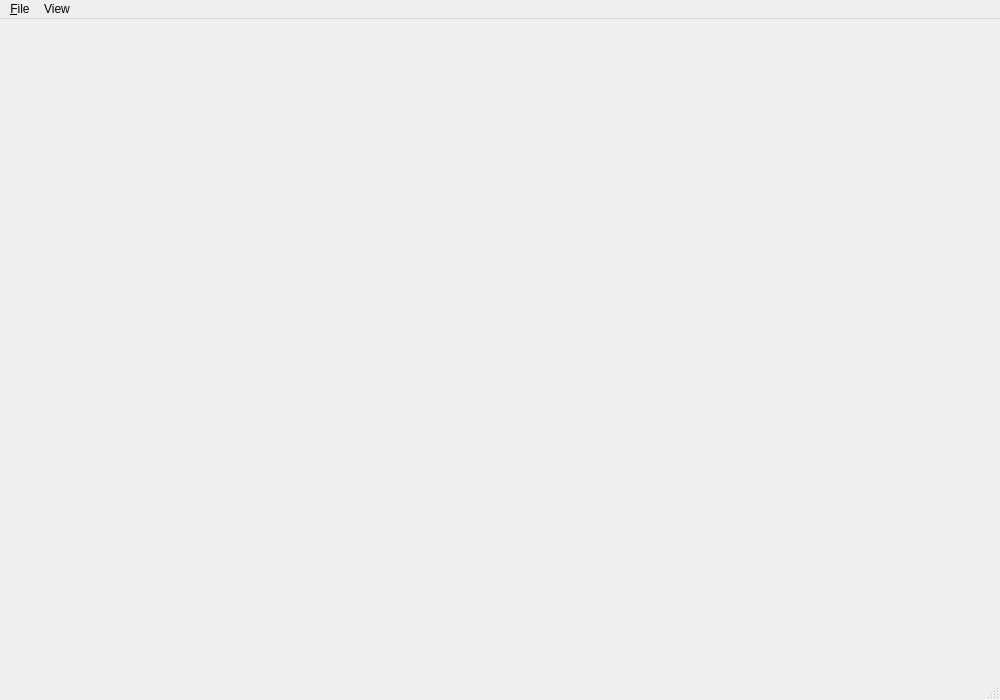
<?xml version="1.0" encoding="UTF-8"?>
<ui version="4.0">
 <class>ViewerGuiClass</class>
 <widget class="QMainWindow" name="ViewerGuiClass">
  <property name="geometry">
   <rect>
    <x>0</x>
    <y>0</y>
    <width>1000</width>
    <height>700</height>
   </rect>
  </property>
  <property name="windowTitle">
   <string>Octomap Viewer</string>
  </property>
  <widget class="QWidget" name="centralwidget"/>
  <widget class="QMenuBar" name="menubar">
   <property name="geometry">
    <rect>
     <x>0</x>
     <y>0</y>
     <width>1000</width>
     <height>22</height>
    </rect>
   </property>
   <widget class="QMenu" name="menu_File">
    <property name="title">
     <string>&amp;File</string>
    </property>
    <widget class="QMenu" name="menuShow">
     <property name="title">
      <string>Show</string>
     </property>
    </widget>
    <addaction name="actionOpen_file"/>
    <addaction name="actionOpen_graph_incremental"/>
    <addaction name="separator"/>
    <addaction name="actionSave_file"/>
    <addaction name="actionExport_view"/>
    <addaction name="actionExport_sequence"/>
    <addaction name="separator"/>
    <addaction name="actionConvert_ml_tree"/>
    <addaction name="actionPrune_tree"/>
    <addaction name="actionExpand_tree"/>
    <addaction name="actionReload_Octree"/>
    <addaction name="separator"/>
    <addaction name="menuShow"/>
    <addaction name="actionSettings"/>
    <addaction name="actionHelp"/>
    <addaction name="actionExit"/>
   </widget>
   <widget class="QMenu" name="menuView">
    <property name="title">
     <string>View</string>
    </property>
    <widget class="QMenu" name="menuView_mode">
     <property name="title">
      <string>View Mode</string>
     </property>
     <addaction name="actionHeight_map"/>
     <addaction name="actionPrintout_mode"/>
    </widget>
    <addaction name="actionPointcloud"/>
    <addaction name="actionOctree_cells"/>
    <addaction name="actionFree"/>
    <addaction name="actionSelected"/>
    <addaction name="actionOctree_structure"/>
    <addaction name="actionTrajectory"/>
    <addaction name="actionAxes"/>
    <addaction name="actionHideBackground"/>
    <addaction name="actionClear"/>
    <addaction name="separator"/>
    <addaction name="actionReset_view"/>
    <addaction name="actionStore_camera"/>
    <addaction name="actionRestore_camera"/>
    <addaction name="separator"/>
    <addaction name="menuView_mode"/>
   </widget>
   <addaction name="menu_File"/>
   <addaction name="menuView"/>
  </widget>
  <widget class="QStatusBar" name="statusbar"/>
  <action name="actionOpen_file">
   <property name="icon">
    <iconset resource="icons.qrc">
     <normaloff>:/icons/document-open.png</normaloff>:/icons/document-open.png</iconset>
   </property>
   <property name="text">
    <string>Open file...</string>
   </property>
   <property name="toolTip">
    <string>Open file</string>
   </property>
  </action>
  <action name="actionSave_file">
   <property name="icon">
    <iconset resource="icons.qrc">
     <normaloff>:/icons/document-save.png</normaloff>:/icons/document-save.png</iconset>
   </property>
   <property name="text">
    <string>Save tree...</string>
   </property>
   <property name="toolTip">
    <string>Save tree to file</string>
   </property>
  </action>
  <action name="actionExit">
   <property name="icon">
    <iconset resource="icons.qrc">
     <normaloff>:/icons/application-exit.png</normaloff>:/icons/application-exit.png</iconset>
   </property>
   <property name="text">
    <string>Exit</string>
   </property>
  </action>
  <action name="actionPointcloud">
   <property name="checkable">
    <bool>true</bool>
   </property>
   <property name="checked">
    <bool>true</bool>
   </property>
   <property name="text">
    <string>Pointcloud</string>
   </property>
   <property name="shortcut">
    <string>P</string>
   </property>
  </action>
  <action name="actionOctree_cells">
   <property name="checkable">
    <bool>true</bool>
   </property>
   <property name="checked">
    <bool>true</bool>
   </property>
   <property name="text">
    <string>Occupied Octree Volumes</string>
   </property>
   <property name="shortcut">
    <string>O</string>
   </property>
  </action>
  <action name="actionOctree_structure">
   <property name="checkable">
    <bool>true</bool>
   </property>
   <property name="text">
    <string>Octree Structure</string>
   </property>
   <property name="shortcut">
    <string>S</string>
   </property>
  </action>
  <action name="actionTrajectory">
   <property name="checkable">
    <bool>true</bool>
   </property>
   <property name="text">
    <string>Trajectory</string>
   </property>
   <property name="shortcut">
    <string>T</string>
   </property>
  </action>
  <action name="actionAxes">
   <property name="checkable">
    <bool>true</bool>
   </property>
   <property name="text">
    <string>Submap axes</string>
   </property>
   <property name="shortcut">
    <string>X</string>
   </property>
  </action>
  <action name="actionHideBackground">
   <property name="checkable">
    <bool>true</bool>
   </property>
   <property name="text">
    <string>Hide background map</string>
   </property>
   <property name="shortcut">
    <string>0</string>
   </property>
  </action>
  <action name="actionClear">
   <property name="text">
    <string>Remove all objects</string>
   </property>
   <property name="shortcut">
    <string>C</string>
   </property>
  </action>
  <action name="actionFree">
   <property name="checkable">
    <bool>true</bool>
   </property>
   <property name="text">
    <string>Free Octree Volumes</string>
   </property>
   <property name="shortcut">
    <string>F</string>
   </property>
  </action>
  <action name="actionHelp">
   <property name="icon">
    <iconset resource="icons.qrc">
     <normaloff>:/icons/help-contents.png</normaloff>:/icons/help-contents.png</iconset>
   </property>
   <property name="text">
    <string>Help</string>
   </property>
  </action>
  <action name="actionSettings">
   <property name="icon">
    <iconset resource="icons.qrc">
     <normaloff>:/icons/configure.png</normaloff>:/icons/configure.png</iconset>
   </property>
   <property name="text">
    <string>Settings</string>
   </property>
  </action>
  <action name="actionReset_view">
   <property name="icon">
    <iconset resource="icons.qrc">
     <normaloff>:/icons/edit-undo.png</normaloff>:/icons/edit-undo.png</iconset>
   </property>
   <property name="text">
    <string>Reset View</string>
   </property>
   <property name="toolTip">
    <string>Reset the 3D viewpoint</string>
   </property>
  </action>
  <action name="actionTest">
   <property name="text">
    <string>Test</string>
   </property>
  </action>
  <action name="actionPrune_tree">
   <property name="checked">
    <bool>false</bool>
   </property>
   <property name="icon">
    <iconset resource="icons.qrc">
     <normaloff>:/icons/go-top.png</normaloff>:/icons/go-top.png</iconset>
   </property>
   <property name="text">
    <string>Prune tree</string>
   </property>
  </action>
  <action name="actionConvert_ml_tree">
   <property name="checked">
    <bool>false</bool>
   </property>
   <property name="text">
    <string>Convert to maximum likelihood tree</string>
   </property>
   <property name="toolTip">
    <string>Convert to maximum likelihood tree</string>
   </property>
  </action>
  <action name="actionPrintout_mode">
   <property name="checkable">
    <bool>true</bool>
   </property>
   <property name="text">
    <string>Printout (black/white)</string>
   </property>
  </action>
  <action name="actionOpen_graph_incremental">
   <property name="icon">
    <iconset resource="icons.qrc">
     <normaloff>:/icons/document-open.png</normaloff>:/icons/document-open.png</iconset>
   </property>
   <property name="text">
    <string>Open graph incremental...</string>
   </property>
  </action>
  <action name="actionExport_view">
   <property name="icon">
    <iconset resource="icons.qrc">
     <normaloff>:/icons/view-preview.png</normaloff>:/icons/view-preview.png</iconset>
   </property>
   <property name="text">
    <string>Export view...</string>
   </property>
  </action>
  <action name="actionStore_camera">
   <property name="text">
    <string>Store Camera</string>
   </property>
  </action>
  <action name="actionRestore_camera">
   <property name="enabled">
    <bool>false</bool>
   </property>
   <property name="text">
    <string>Restore camera</string>
   </property>
  </action>
  <action name="actionHeight_map">
   <property name="checkable">
    <bool>true</bool>
   </property>
   <property name="text">
    <string>Height map (color coded)</string>
   </property>
   <property name="shortcut">
    <string>1</string>
   </property>
  </action>
  <action name="actionChanged_free_only">
   <property name="checkable">
    <bool>true</bool>
   </property>
   <property name="text">
    <string>Selected Octree Volumes</string>
   </property>
  </action>
  <action name="actionExpand_tree">
   <property name="icon">
    <iconset resource="icons.qrc">
     <normaloff>:/icons/go-bottom.png</normaloff>:/icons/go-bottom.png</iconset>
   </property>
   <property name="text">
    <string>Expand tree</string>
   </property>
   <property name="toolTip">
    <string>Expand tree</string>
   </property>
  </action>
  <action name="actionReload_Octree">
   <property name="icon">
    <iconset resource="icons.qrc">
     <normaloff>:/icons/view-refresh.png</normaloff>:/icons/view-refresh.png</iconset>
   </property>
   <property name="text">
    <string>Reload Octree</string>
   </property>
   <property name="toolTip">
    <string>Reload the current progress of the Octree</string>
   </property>
  </action>
  <action name="actionFollow_Mode">
   <property name="checkable">
    <bool>true</bool>
   </property>
   <property name="text">
    <string>Fly Mode</string>
   </property>
  </action>
  <action name="actionExport_sequence">
   <property name="checkable">
    <bool>true</bool>
   </property>
   <property name="text">
    <string>Export view as image sequence...</string>
   </property>
   <property name="toolTip">
    <string>Export view as image sequence. This can be used to create videos.</string>
   </property>
  </action>
  <action name="actionSelected">
   <property name="checkable">
    <bool>true</bool>
   </property>
   <property name="text">
    <string>Selected Octree Volumes</string>
   </property>
  </action>
 </widget>
 <resources>
  <include location="icons.qrc"/>
 </resources>
 <connections/>
</ui>
